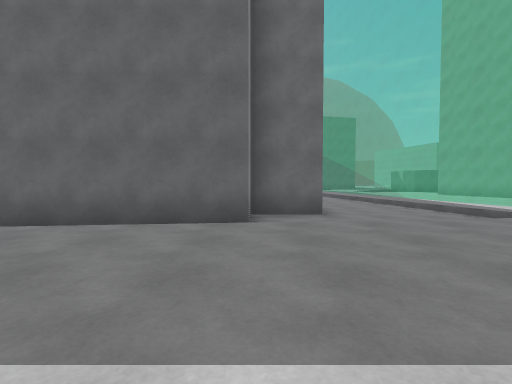
view 1 (above)

16 first-person views from a walk through a Unity game level. The camera is 1.4 m above the floor, tilts 2° down and sees 85° across. The floor is counted in squares, 2 m on a side. Each view is taken from the middle of a square. On the plan, view 1 faces up. The plan holds only what a view shows up to about 9 squares ahead; the rest is blank. The place goes on beyond the plan. Surface patterns are stand-ins for the level's own textures.

view 2
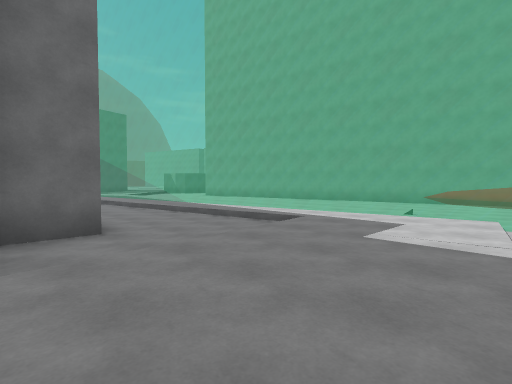

view 3
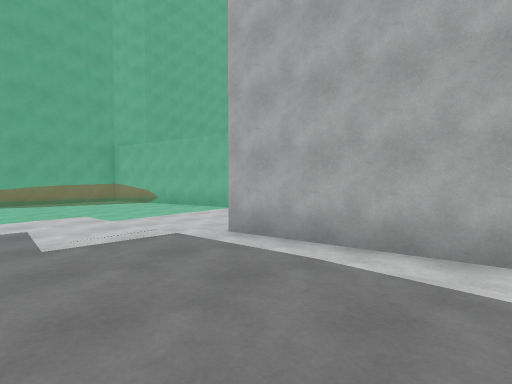

view 4
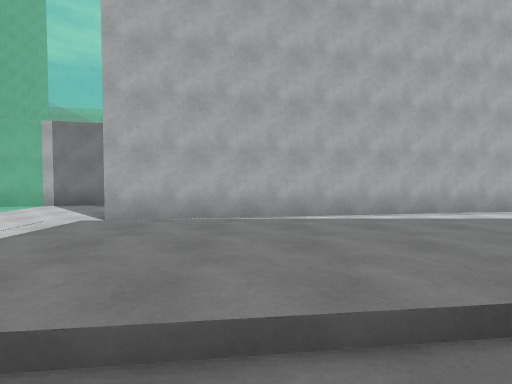

view 5
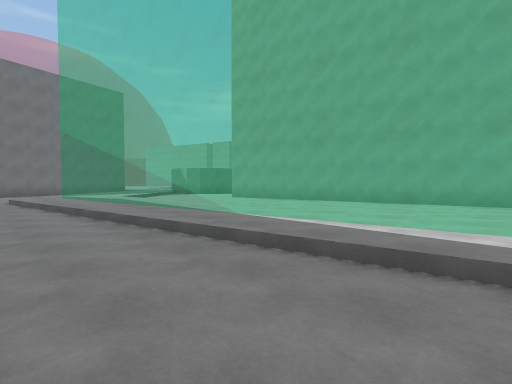

view 6
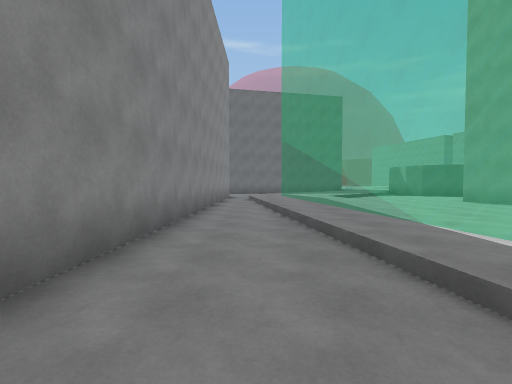

view 7
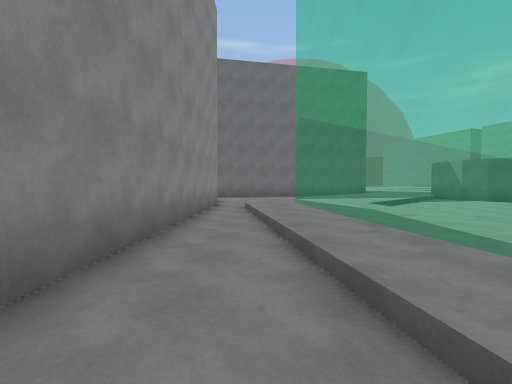

view 8
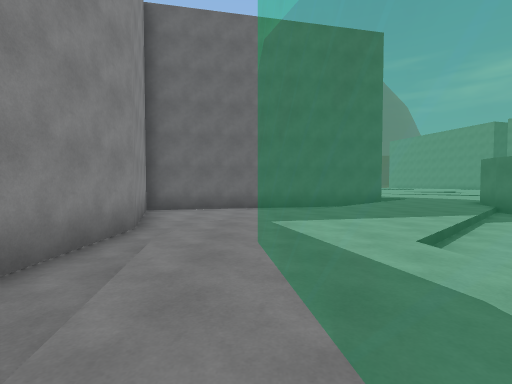

view 9
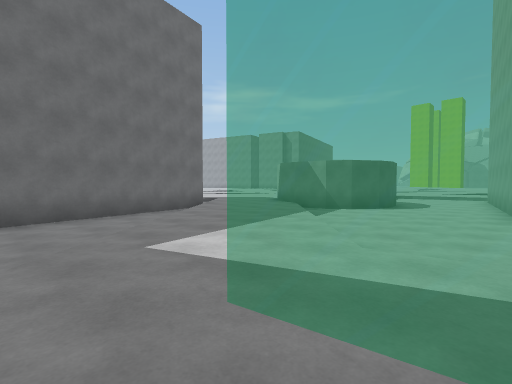

view 10
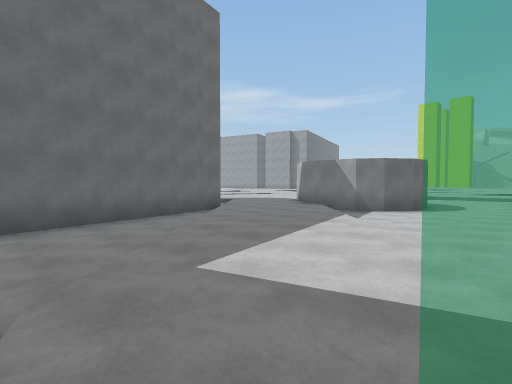

view 11
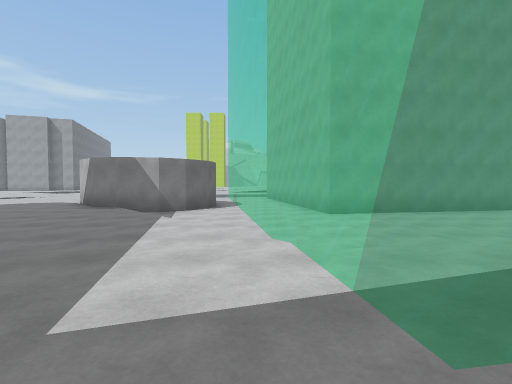

view 12
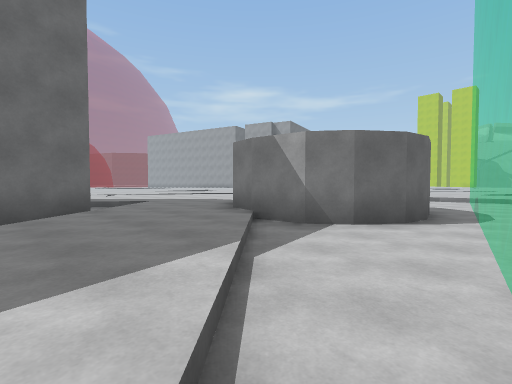

view 13
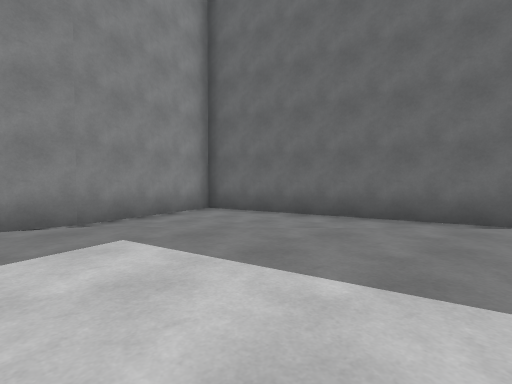

view 14
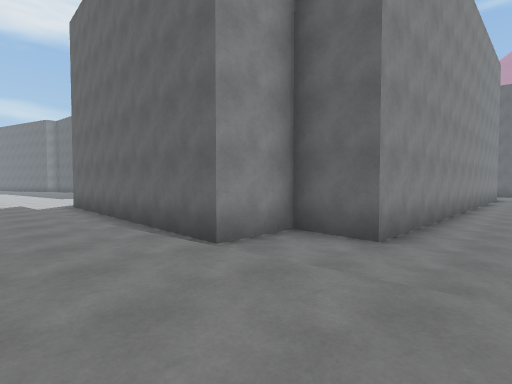

view 15
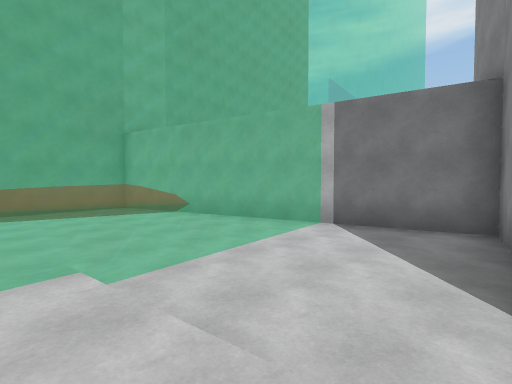

view 16
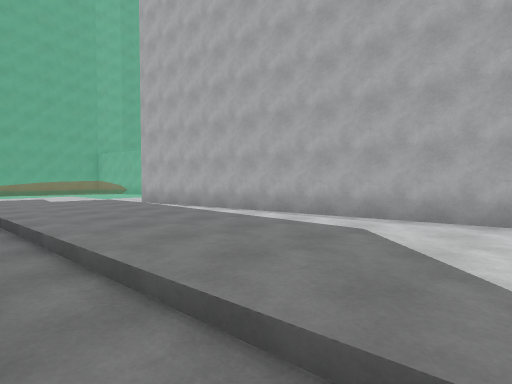

### Floor plan
Key: @ floor where view 1 was taken; # wall or solid block; . main floor; : floor 0.25 m higher than the main floor; / step, stairs or slope; = window, fence, low wall or low ledge; ^ raised ledge.
Columns run from 6 left of view 1 to 18 right of it. Each row starts with its distance up from view 1.
 27                /::
 26                ./::
 25                ./::
 24          ######/:::
 23        ###.../::::#
 22        #..../::::##
 21        #.../::::/##
 20        #../::::/..###....
 19        #./::::/.....=====
 18        #./:::/=======
 17        #./============
 16        #./:=========
 15        #./:=======
 14        #./:=======
 13        #..:=======
 12        #..:==== ==
 11        #../===== ==
 10        #../====== =
  9        #../:=======
  8        #../:=======
  7        #...:=======
  6       ##...:==    =
  5 #######....:===
  4 ....../////:====
  3 //:::::::::::====
  2 ::::::::::/::===== ^
  1 ::::::://///.===== ^
  0 ///...@../...===== ^=
 -1 ....#######..=====  =
 -2 #####     #..=====^^
 -3           #..====
 -4           ####

Positions as (right, up) in squares from view 1, and headings:
1: (0, 0), facing up
2: (0, 1), facing up-right
3: (0, 3), facing down-right
4: (1, 5), facing down
5: (2, 6), facing up-right
6: (3, 6), facing up
7: (3, 10), facing up
8: (4, 14), facing up
9: (3, 16), facing up-right
10: (3, 17), facing up-right
11: (3, 18), facing right
12: (7, 18), facing up-right
13: (7, 18), facing up-left
14: (3, 2), facing up-left
15: (4, 2), facing down-right
16: (-6, 4), facing down-right
